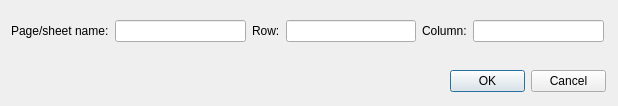
<?xml version="1.0" encoding="UTF-8"?>
<ui version="4.0">
 <class>DocNoteInfoDialog</class>
 <widget class="QDialog" name="DocNoteInfoDialog">
  <property name="geometry">
   <rect>
    <x>0</x>
    <y>0</y>
    <width>618</width>
    <height>106</height>
   </rect>
  </property>
  <property name="windowTitle">
   <string>Document Note Information</string>
  </property>
  <widget class="QDialogButtonBox" name="buttonBox">
   <property name="geometry">
    <rect>
     <x>450</x>
     <y>70</y>
     <width>156</width>
     <height>23</height>
    </rect>
   </property>
   <property name="whatsThis">
    <string/>
   </property>
   <property name="locale">
    <locale language="English" country="UnitedStates"/>
   </property>
   <property name="orientation">
    <enum>Qt::Horizontal</enum>
   </property>
   <property name="standardButtons">
    <set>QDialogButtonBox::Cancel|QDialogButtonBox::Ok</set>
   </property>
  </widget>
  <widget class="QWidget" name="layoutWidget">
   <property name="geometry">
    <rect>
     <x>11</x>
     <y>20</y>
     <width>593</width>
     <height>22</height>
    </rect>
   </property>
   <layout class="QHBoxLayout" name="horizontalLayout">
    <item>
     <widget class="QLabel" name="label_2">
      <property name="text">
       <string>Page/sheet name:</string>
      </property>
     </widget>
    </item>
    <item>
     <widget class="QLineEdit" name="page"/>
    </item>
    <item>
     <widget class="QLabel" name="label">
      <property name="text">
       <string>Row:</string>
      </property>
     </widget>
    </item>
    <item>
     <widget class="QLineEdit" name="row"/>
    </item>
    <item>
     <widget class="QLabel" name="label_3">
      <property name="text">
       <string>Column:</string>
      </property>
     </widget>
    </item>
    <item>
     <widget class="QLineEdit" name="column"/>
    </item>
   </layout>
  </widget>
 </widget>
 <resources/>
 <connections>
  <connection>
   <sender>buttonBox</sender>
   <signal>rejected()</signal>
   <receiver>DocNoteInfoDialog</receiver>
   <slot>reject()</slot>
   <hints>
    <hint type="sourcelabel">
     <x>295</x>
     <y>458</y>
    </hint>
    <hint type="destinationlabel">
     <x>286</x>
     <y>274</y>
    </hint>
   </hints>
  </connection>
 </connections>
</ui>
